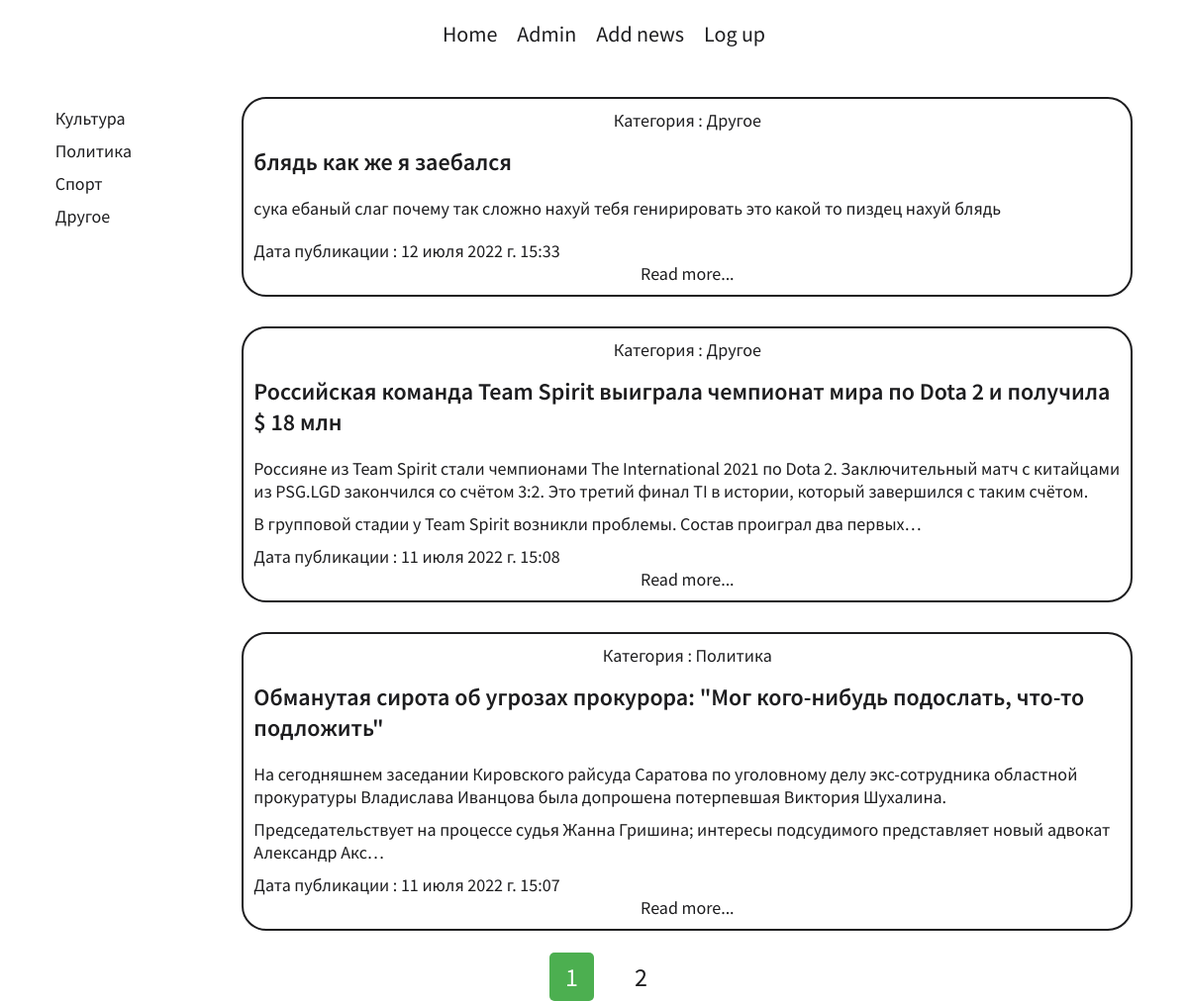
The app's page /, older data.
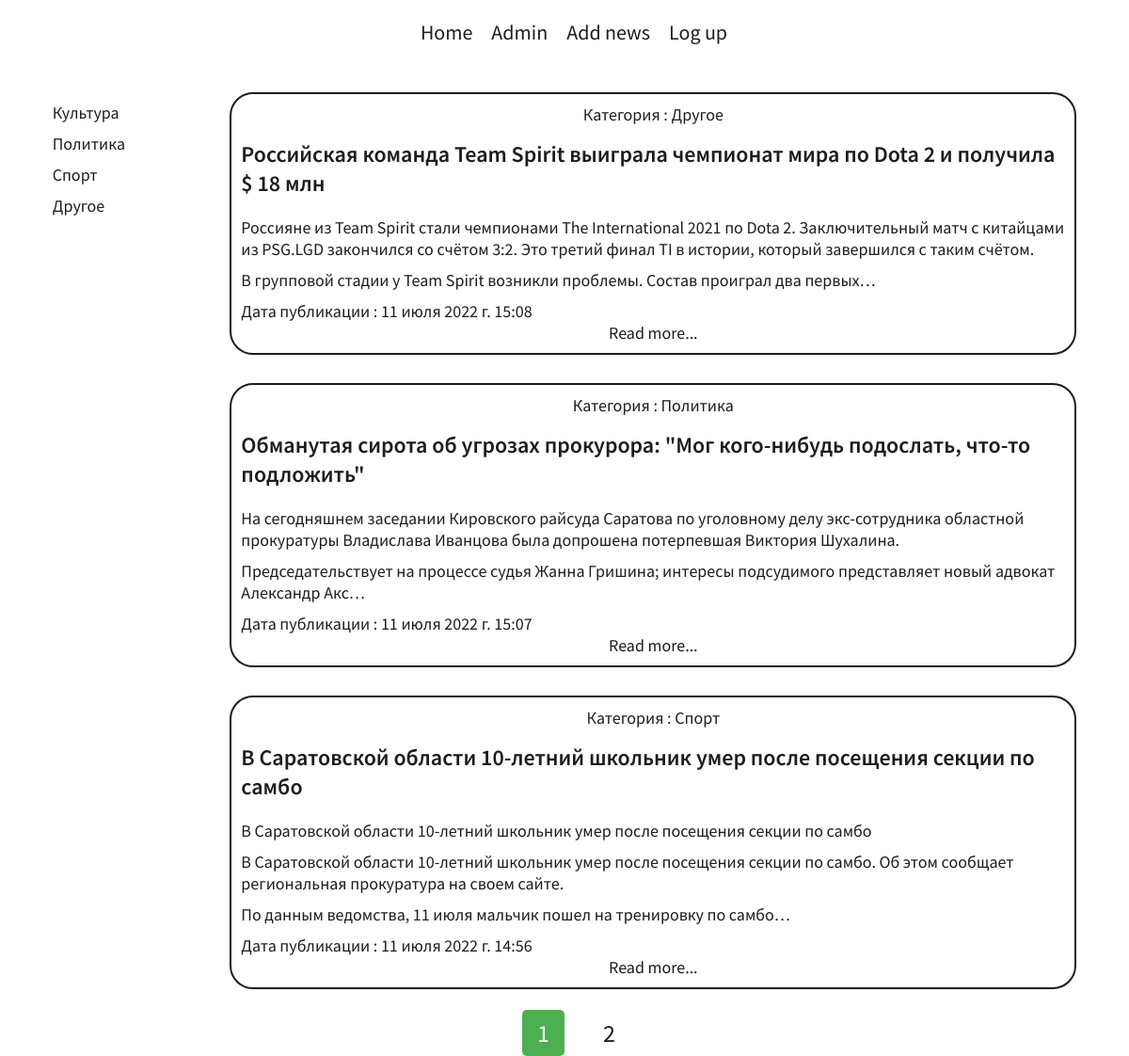
The same page, newer data.
### news/models.py (models this page shows, shortened)
class Category(models.Model):
    title = models.CharField(max_length=150, verbose_name='Категория')
    def get_absolute_url(self):
        return reverse('category' , kwargs={"category_id" : self.pk})
    def __str__(self) :
        return self.title
    class Meta() :
        verbose_name = 'Категория'
        verbose_name_plural = 'Категории'

class News(models.Model):
    title = models.CharField(max_length=150, verbose_name='Название')
    content = models.TextField(verbose_name='Содержимое')
    created_at = models.DateTimeField(auto_now_add=True,verbose_name='Дата')
    slug = models.SlugField(verbose_name='Slug' , unique=True)
    category = models.ForeignKey('Category' , on_delete= models.CASCADE , verbose_name='Категория')
    is_published = models.BooleanField(verbose_name='Опубликовано' , default=False)
    def get_absolute_url(self):
        return reverse('view_news' , kwargs={"slug" : self.slug})
    class Meta() :
        verbose_name = 'Новость'
        verbose_name_plural = 'Новости'
        ordering = ['-created_at']

### news/views.py (the view)
# urls.py: path('', HomeNews.as_view() , name='home') ,
class HomeNews(ListView):
    model = News
    template_name = 'news/index.html'
    context_object_name = 'news'
    paginate_by = 3
    def get_context_data(self, **kwargs) :
        context =  super().get_context_data(**kwargs)
        return context
    def get_queryset(self) :
        return News.objects.filter(is_published = True)

### news/templatetags/news_tags.py (called while the page is built)
@register.simple_tag()
def get_categories():
    return Category.objects.all()

### templates/news/index.html (shortened to what this page needs)
{% load static %}
<!DOCTYPE html>
<html lang="en">
<head>
    <link rel="stylesheet" href="{% static 'news/css/style.css' %}">
    <link rel="stylesheet" href="{% static 'news/css/fonts.css' %}">
    {% block links %}
    <link rel="stylesheet" href="{% static 'news/css/paginations.css' %}">
    {% endblock %}
</head>
<body>
    {% block header %}
    {% include 'news/includes/_header.html' %}
    {% endblock %}
    <div class="cont">
        {% block sidebar %}
        {% include 'news/includes/_sidebar.html' %}
        {% endblock %}
        {% block content %}
        <div class="main_cards">
            {% for item in news%}
            <div class="card">
                <a class="cardCategory" href="{{ item.category.get_absolute_url }}"> Категория : {{ item.category }}</a>
                <h2> {{item.title}} </h2>
                <p> {{ item.content|linebreaks|truncatechars:300 }} </p>
                <p> Дата публикации : {{ item.created_at }} </p>
                <a href="{{ item.get_absolute_url }}">Read more...</a>
            </div>
            {% endfor %}
        </div>
        {% endblock %}
    </div>
    {% block pagination %}
        {% if page_obj.paginator.num_pages > 1 %}
        <div class="pagination">
            <div class="card_pagination current_page">
                <a href="">{{ page_obj.number }}</a>
            </div>
            {% if page_obj.has_next %}
                <div class="card_pagination next_page">
                    <a href="?page={{ page_obj.next_page_number }}"> {{ page_obj.next_page_number }}</a>
                </div>
            {% endif %}
        </div>
        {% endif %}
    {% endblock %}
</body>
</html>

### templates/news/includes/_header.html
<div class="header">
    <a href="{% url 'home' %}" >Home</a>
    <a href="/admin" target="_blank">Admin</a>
    <a href="{% url 'add_news' %}" >Add news</a>
    <a href="{% url 'login' %}" >Log up</a>
</div>

### templates/news/includes/_sidebar.html
{% load news_tags %}
<div class="nav">
    {% get_categories as categories %}
    {% for item in categories %}
    <a href="{{ item.get_absolute_url }}" > {{ item.title }}</a>
    {% endfor %}
</div>

### static/news/css/style.css (style rules this page uses)
h1,h2,p,body { margin: 0px; padding: 0px; }
.header { display: flex; padding-top: 20px; flex-direction: row; justify-content: center; padding-bottom: 50px; }
.header a { padding-left : 20px; font-size: 22px; font-family: "SourceRegular"; color : #1D1D1F; text-decoration: none; }
.cont { display: flex; justify-content: space-around; }
.main_cards { width: 900px; }
.card { margin-bottom: 30px; padding: 10px; border: 2px solid #1D1D1F; border-radius: 25px; }
.card p { padding-top: 10px; font-family: "SourceRegular"; font-size: 18px; color : #1D1D1F; }
.card a { font-family: "SourceRegular"; font-size: 18px; color : #1D1D1F; text-decoration: none; display: flex; justify-content: center; }
.card h2 { font-family: "SourceSemiBold"; font-size: 24px; padding-top: 15px; color : #1D1D1F; }
.nav { display: flex; flex-direction: column; }
.nav a { padding-top: 10px; font-family: "SourceRegular"; font-size: 18px; color : #1D1D1F; text-decoration: none; }

### static/news/css/paginations.css (style rules this page uses)
.pagination { display: flex; justify-content: center; font-family: "SourceRegular"; color : #1D1D1F; font-size: 26px; padding: 0; margin: 0; }
.card_pagination { margin-left: 25px; }
.card_pagination a { font-family: "SourceRegular"; color : #1D1D1F; padding: 8px 16px; text-decoration: none; border-radius: 5px; }
.current_page a { background-color: #4CAF50; color: white; border-radius: 5px; }

Row changes from the older to the newer data that the page shows:
removed News: category "Другое", title "блядь как же я заебался", content "сука ебаный слаг почему так сложно нахуй тебя генирировать это какой то пиздец нахуй блядь", created_at "12 июля 2022 г. 15:33"
now on this page (row unchanged): News: category "Спорт", title "В Саратовской области 10-летний школьник умер после посещения секции по самбо", content "В Саратовской области 10-летний школьник умер после посещения секции по самбо В Саратовской области 10-летний школьник умер после посещения секции по самбо. Об этом сообщает региональная прокуратура на своем сайте. По данным ведомства, 11 июля мальчик пошел на тренировку по самбо…", created_at "11 июля 2022 г. 14:56"
